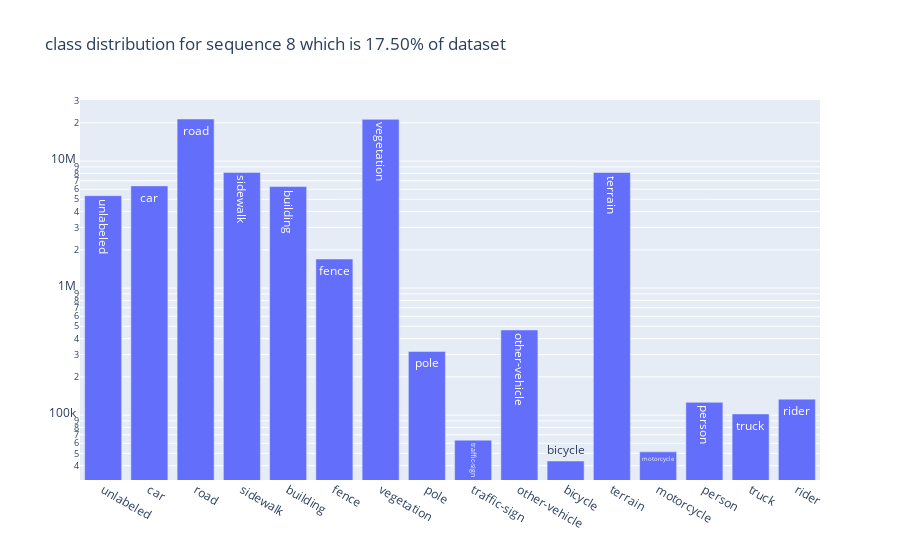

The notebook cell saved with this chart:
### Code cell
analysis_seq(seq_stats_remapped, 8)

### Figure 1 — Plotly figure (JSON) as saved in the notebook; plotly's stock layout.template omitted (floating-point values rounded to 4 significant figures)
{"data": [{"text": ["unlabeled", "car", "road", "sidewalk", "building", "fence", "vegetation", "pole", "traffic-sign", "other-vehicle", "bicycle", "terrain", "motorcycle", "person", "truck", "rider"], "type": "bar", "x": ["unlabeled", "car", "road", "sidewalk", "building", "fence", "vegetation", "pole", "traffic-sign", "other-vehicle", "bicycle", "terrain", "motorcycle", "person", "truck", "rider"], "y": [5336747, 6375136, 21432541, 8141146, 6296247, 1694313, 21293198, 317123, 63510, 467907, 43531, 8125190, 51364, 126004, 102161, 133482]}], "layout": {"autosize": false, "showlegend": false, "title": {"text": "class distribution for sequence 8 which is 17.50% of dataset"}, "yaxis": {"type": "log"}}}
